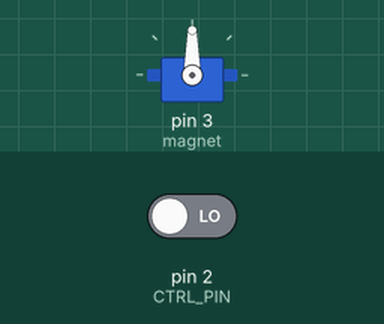
This sketch was run on a simulated Arduino Uno, built with avr-gcc and run on an emulated ATmega328P. Shown: servo. The test bench sets the inputs (shaded band); at power-on: pin 2 (CTRL_PIN) LOW.

Above: at 1.2 s.
1.3 s: pin 2 (CTRL_PIN) driven HIGH
At 2.5 s:
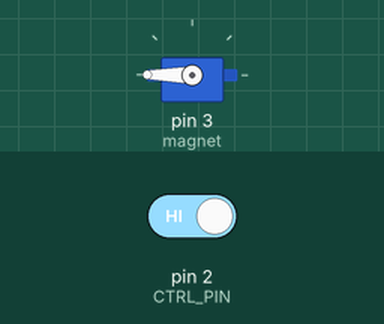
2.8 s: pin 2 (CTRL_PIN) driven LOW
At 3.7 s:
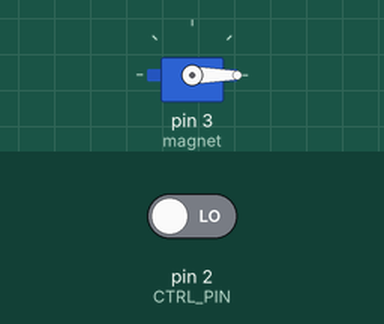
Timing chart, 0 to 5.8 s (numbered marks = the images above; inputs shaded):
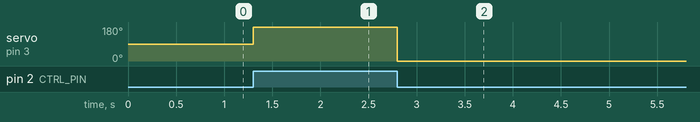

Measured:
- after the input at 1.3 s, servo on pin 3 (magnet): 90° → 180° at once
- after the input at 2.8 s, servo on pin 3 (magnet): 180° → 0° at once

The sketch:

ctrlMagnet.ino
```cpp
#include <Servo.h>

#define SERVO_PIN 3
#define CTRL_PIN 2

#define MAGNET_OFF -90
#define MAGNET_ON 270

Servo magnet;


void magnetON(bool on)
{
  magnet.write(on * MAGNET_ON + MAGNET_OFF);
}


void setup() {

  magnet.attach(3);
  pinMode(CTRL_PIN, INPUT);
}

bool ctrl_last = false;

void loop() {
  bool ctrl = digitalRead(CTRL_PIN);
  if (ctrl_last != ctrl)
  {
    magnetON(ctrl);
    ctrl_last = ctrl;
  }
  delay(50);


}
```
